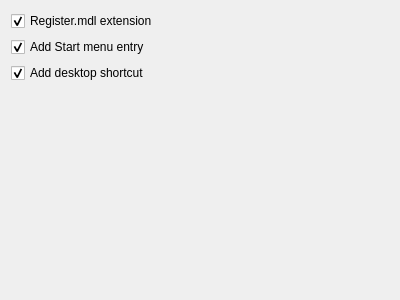
<?xml version="1.0" encoding="UTF-8"?>
<ui version="4.0">
 <class>InstallOptionsForm</class>
 <widget class="QWidget" name="InstallOptionsForm">
  <property name="geometry">
   <rect>
    <x>0</x>
    <y>0</y>
    <width>400</width>
    <height>300</height>
   </rect>
  </property>
  <property name="windowTitle">
   <string>Form</string>
  </property>
  <layout class="QVBoxLayout" name="verticalLayout">
   <item>
    <widget class="QCheckBox" name="RegisterMDLExtension">
     <property name="text">
      <string>Register.mdl extension</string>
     </property>
     <property name="checked">
      <bool>true</bool>
     </property>
    </widget>
   </item>
   <item>
    <widget class="QCheckBox" name="AddStartMenuEntry">
     <property name="text">
      <string>Add Start menu entry</string>
     </property>
     <property name="checked">
      <bool>true</bool>
     </property>
    </widget>
   </item>
   <item>
    <widget class="QCheckBox" name="AddDesktopShortcut">
     <property name="text">
      <string>Add desktop shortcut</string>
     </property>
     <property name="checked">
      <bool>true</bool>
     </property>
    </widget>
   </item>
   <item>
    <spacer name="verticalSpacer">
     <property name="orientation">
      <enum>Qt::Vertical</enum>
     </property>
     <property name="sizeHint" stdset="0">
      <size>
       <width>20</width>
       <height>0</height>
      </size>
     </property>
    </spacer>
   </item>
  </layout>
 </widget>
 <resources/>
 <connections/>
</ui>
